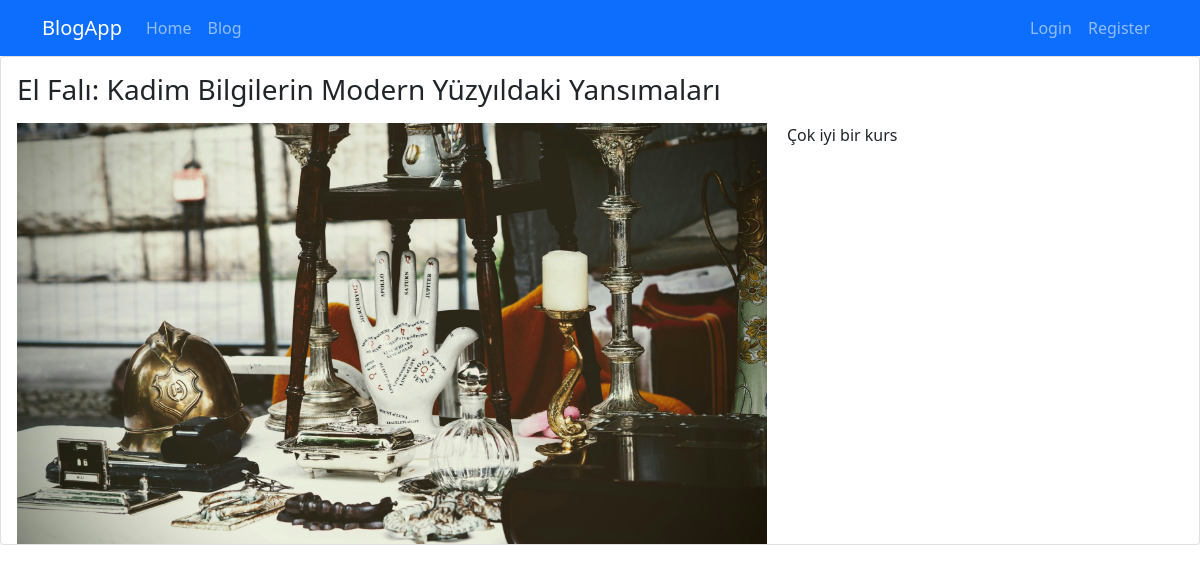
/blog/el-fal-kadim-bilgilerin-modern-yuzyldaki-yansmalar, run on the app's committed database.
### blog/models.py (models this page shows, shortened)
class Blog(models.Model):
    title = models.CharField(max_length=200)
    image = models.ImageField(upload_to="blog")
    description = RichTextField()
    is_active = models.BooleanField(default=False)
    is_home = models.BooleanField(default=False)
    slug = models.SlugField(null=False,blank=True, unique=True,db_index=True,editable=False) #editable=false olursa bu özellik editlenemez
    categories = models.ManyToManyField(Category, blank=True)

### blog/views.py (the view)
# urls.py: path("blog/<slug:slug>", views.blog_details, name="blog_details"),
def blog_details(request,slug):
    blog = Blog.objects.get(slug=slug)
    return render(request,"blog/blog-details.html",{
        "blog": blog
    })

### blog/templates/blog/blog-details.html (shortened to what this page needs)
{%extends "base.html"%}
{% load static %}
{%block content%}
    <div container="container mt-3">
        <div class="row">
            <div class="col-12">
              <div class="card mb-3">
                <div class="row">
                    <div class="col-md-12">
                        <div class="card-body">
                            <h1 class="card-title h3 mb-3">
                                    {{ blog.title|title}}
                            </h1>
                            <img src="{{ blog.image.url }}" alt="" width=750px, height=100px, class="img-fluid" style="float:left; margin-right:20px; margin-buttom:20px;" >
                            <p class="card-text" >{{ blog.description|safe }}</p>
                        </div>
                    </div>
                </div>
            </div>
            </div>
        </div>
      </div>
    {% endblock %}

### templates/base.html (shortened to what this page needs)
{% load static %}
<!DOCTYPE html>
<html lang="en">
<head>
    <link rel="stylesheet" href="{% static 'css/bootstrap.min.css' %} ">
    <link rel="stylesheet" href="{% static 'css/base.css'%}">
</head>
<body>
    {% include 'partials/_navbar.html' %}
    {%  block content %}  {% endblock %}
</body>
</html>

### templates/partials/_navbar.html (shortened to what this page needs)
<nav class="navbar navbar-dark bg-primary navbar-expand-lg">
    <div class="container">
        <a class="navbar-brand" href=" {% url "home" %}">BlogApp</a>
        <div class="collapse navbar-collapse" id="navbar">
            <ul class="navbar-nav me-auto">
                <li class="nav-item">
                    <a class=" nav-link" href="{% url 'home'%}">Home</a>
                </li>
                <li class="nav-item">
                    <a class=" nav-link" href="{% url 'blog'%}"> Blog </a>
                </li>
            </ul>
            <ul class="navbar-nav ms-auto">
                {% if user.is_authenticated %}
                    <li class="nav-item">
                        <a class=" nav-link" href="{% url "logout" %}"> Logout </a>
                    </li>
                    <li class="nav-item">
                        <a class=" nav-link" href=""> Welcome, {{ user.get_full_name|title }} </a>
                    </li>
                {% else %}
                    <li class="nav-item">
                        <a class=" nav-link" href="{% url "login" %}">Login</a>
                    </li>
                    <li class="nav-item">
                        <a class=" nav-link" href="{% url "register" %}"> Register </a>
                    </li>
                {% endif %}
            </ul>
        </div>
    </div>
</nav>

### data on the page
Blog: title "El Falı: Kadim Bilgilerin Modern Yüzyıldaki Yansımaları", image (picture), description "Çok iyi bir kurs"
